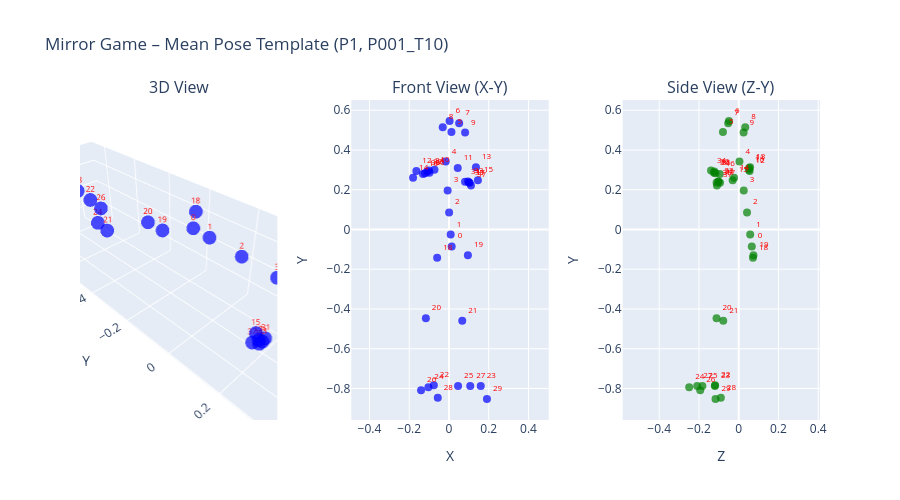

This figure's notebook cell:
### Markdown cell above
## Save Subset of Keypoints

### Code cell
import numpy as np
import pandas as pd
from pathlib import Path

from pose_dynamics.projects.mirror_game.pipeline import KEYPOINT_MAPPING
from pose_dynamics.viz.keypoint_viz import (
    plot_keypoints_interactive,
    plot_keypoints_with_indices_static,
)

# Local helper (since it's not in keypoint_viz)
def print_keypoint_table(mapping: dict):
    print("Index\tLabel")
    print("-" * 30)
    for idx in sorted(mapping.keys()):
        print(f"{idx:2d}\t{mapping[idx]}")

# ------------------------------------------------------------
# Use one representative trial to build a template pose
# ------------------------------------------------------------
(example_pair, example_trial), parties = next(iter(trial_groups.items()))
print(f"Using example: pair={example_pair}, trial={example_trial}")

# pick one party for visualization (P1)
fname, df_aligned, xyz_cols = parties["P2"]
print(f"P2 file: {fname}")
print(f"Aligned shape: {df_aligned.shape}")
print(f"#XYZ cols: {len(xyz_cols)}")

N_KEYPOINTS = 38
template = np.zeros((N_KEYPOINTS, 3), dtype=float)

for k in range(N_KEYPOINTS):
    template[k, 0] = df_aligned[f"x{k}"].mean()
    template[k, 1] = df_aligned[f"y{k}"].mean()
    template[k, 2] = df_aligned[f"z{k}"].mean()

print(f"\nTemplate pose shape: {template.shape} (n_keypoints, 3)")

print("\nKeypoint index → label mapping:")
print_keypoint_table(KEYPOINT_MAPPING)

print("\n" + "=" * 70)

# ------------------------------------------------------------
# Plot for presentation (raw-ish geometry, not z-scored)
# ------------------------------------------------------------
try:
    print("\nCreating interactive 3D visualization (hover to inspect indices/labels)...")
    fig = plot_keypoints_interactive(
        template,
        title=f"Mirror Game – Mean Pose Template (P1, {example_pair}_{example_trial})"
    )
except ImportError:
    print("\nplotly not available, using static matplotlib plot instead.")
    print("Install plotly for interactive plots: pip install plotly")
    plot_keypoints_with_indices_static(
        template,
        title=f"Mirror Game – Mean Pose Template (P1, {example_pair}_{example_trial})"
    )

### Figure 1 — Plotly figure (JSON) as saved in the notebook; plotly's stock layout.template omitted (floating-point values rounded to 4 significant figures)
{"data": [{"hoverinfo": "text", "hovertext": ["Index: 0<br>X: 0.014<br>Y: -0.085<br>Z: 0.066", "Index: 1<br>X: 0.009<br>Y: -0.025<br>Z: 0.058", "Index: 2<br>X: 0.001<br>Y: 0.086<br>Z: 0.042", "Index: 3<br>X: -0.007<br>Y: 0.197<br>Z: 0.025", "Index: 4<br>X: -0.016<br>Y: 0.342<br>Z: 0.004", "Index: 5<br>X: 0.012<br>Y: 0.491<br>Z: -0.079", "Index: 6<br>X: 0.003<br>Y: 0.546<br>Z: -0.049", "Index: 7<br>X: 0.051<br>Y: 0.535<br>Z: -0.053", "Index: 8<br>X: -0.031<br>Y: 0.514<br>Z: 0.033", "Index: 9<br>X: 0.081<br>Y: 0.487<br>Z: 0.025", "Index: 10<br>X: -0.073<br>Y: 0.301<br>Z: 0.051", "Index: 11<br>X: 0.044<br>Y: 0.309<br>Z: 0.052", "Index: 12<br>X: -0.164<br>Y: 0.294<br>Z: 0.055", "Index: 13<br>X: 0.135<br>Y: 0.313<br>Z: 0.057", "Index: 14<br>X: -0.181<br>Y: 0.261<br>Z: -0.023", "Index: 15<br>X: 0.145<br>Y: 0.247<br>Z: -0.030", "Index: 16<br>X: -0.131<br>Y: 0.279<br>Z: -0.095", "Index: 17<br>X: 0.104<br>Y: 0.235<br>Z: -0.094", "Index: 18<br>X: -0.060<br>Y: -0.143<br>Z: 0.072", "Index: 19<br>X: 0.095<br>Y: -0.130<br>Z: 0.074", "Index: 20<br>X: -0.116<br>Y: -0.446<br>Z: -0.111", "Index: 21<br>X: 0.067<br>Y: -0.460<br>Z: -0.078", "Index: 22<br>X: -0.076<br>Y: -0.784<br>Z: -0.119", "Index: 23<br>X: 0.160<br>Y: -0.788<br>Z: -0.120", "Index: 24<br>X: -0.104<br>Y: -0.794<br>Z: -0.249", "Index: 25<br>X: 0.046<br>Y: -0.788<br>Z: -0.183", "Index: 26<br>X: -0.140<br>Y: -0.809<br>Z: -0.194", "Index: 27<br>X: 0.107<br>Y: -0.787<br>Z: -0.209", "Index: 28<br>X: -0.056<br>Y: -0.847<br>Z: -0.090", "Index: 29<br>X: 0.191<br>Y: -0.853<br>Z: -0.117", "Index: 30<br>X: -0.098<br>Y: 0.285<br>Z: -0.125", "Index: 31<br>X: 0.081<br>Y: 0.240<br>Z: -0.102", "Index: 32<br>X: -0.109<br>Y: 0.291<br>Z: -0.123", "Index: 33<br>X: 0.096<br>Y: 0.242<br>Z: -0.102", "Index: 34<br>X: -0.101<br>Y: 0.297<br>Z: -0.139", "Index: 35<br>X: 0.100<br>Y: 0.236<br>Z: -0.111", "Index: 36<br>X: -0.120<br>Y: 0.283<br>Z: -0.117", "Index: 37<br>X: 0.111<br>Y: 0.221<br>Z: -0.110"], "marker": {"color": "blue", "opacity": 0.7, "size": 8}, "mode": "markers+text", "name": "Keypoints", "scene": "scene", "text": ["0", "1", "2", "3", "4", "5", "6", "7", "8", "9", "10", "11", "12", "13", "14", "15", "16", "17", "18", "19", "20", "21", "22", "23", "24", "25", "26", "27", "28", "29", "30", "31", "32", "33", "34", "35", "36", "37"], "textfont": {"color": "red", "size": 8}, "textposition": "top center", "type": "scatter3d", "x": [0.01355, 0.008535, 0.0006, -0.006753, -0.01631, 0.01241, 0.003014, 0.05122, -0.03147, 0.08101, -0.07305, 0.04397, -0.1641, 0.1355, -0.1807, 0.1454, -0.1307, 0.1042, -0.05951, 0.09518, -0.1164, 0.06675, -0.07617, 0.1598, -0.1038, 0.04563, -0.1404, 0.1069, -0.05643, 0.1909, -0.09825, 0.08076, -0.1091, 0.09612, -0.1009, 0.1002, -0.1205, 0.1106], "y": [-0.08512, -0.02544, 0.08566, 0.1966, 0.3417, 0.4905, 0.5458, 0.5345, 0.5138, 0.4875, 0.3007, 0.309, 0.2941, 0.313, 0.2606, 0.2474, 0.279, 0.235, -0.1428, -0.1295, -0.4465, -0.4597, -0.7839, -0.788, -0.7936, -0.788, -0.809, -0.7868, -0.8466, -0.8528, 0.2851, 0.24, 0.2913, 0.2417, 0.2965, 0.2359, 0.2827, 0.2215], "z": [0.06593, 0.05769, 0.04181, 0.02541, 0.003802, -0.07924, -0.04924, -0.05281, 0.03283, 0.02451, 0.05106, 0.05249, 0.05487, 0.05739, -0.02342, -0.03042, -0.09545, -0.09408, 0.07176, 0.07422, -0.1115, -0.07782, -0.1189, -0.1199, -0.2491, -0.1827, -0.1936, -0.209, -0.08987, -0.1167, -0.1247, -0.1023, -0.1229, -0.1016, -0.1393, -0.1113, -0.1167, -0.1095]}, {"hoverinfo": "text", "hovertext": ["Index: 0<br>X: 0.014<br>Y: -0.085<br>Z: 0.066", "Index: 1<br>X: 0.009<br>Y: -0.025<br>Z: 0.058", "Index: 2<br>X: 0.001<br>Y: 0.086<br>Z: 0.042", "Index: 3<br>X: -0.007<br>Y: 0.197<br>Z: 0.025", "Index: 4<br>X: -0.016<br>Y: 0.342<br>Z: 0.004", "Index: 5<br>X: 0.012<br>Y: 0.491<br>Z: -0.079", "Index: 6<br>X: 0.003<br>Y: 0.546<br>Z: -0.049", "Index: 7<br>X: 0.051<br>Y: 0.535<br>Z: -0.053", "Index: 8<br>X: -0.031<br>Y: 0.514<br>Z: 0.033", "Index: 9<br>X: 0.081<br>Y: 0.487<br>Z: 0.025", "Index: 10<br>X: -0.073<br>Y: 0.301<br>Z: 0.051", "Index: 11<br>X: 0.044<br>Y: 0.309<br>Z: 0.052", "Index: 12<br>X: -0.164<br>Y: 0.294<br>Z: 0.055", "Index: 13<br>X: 0.135<br>Y: 0.313<br>Z: 0.057", "Index: 14<br>X: -0.181<br>Y: 0.261<br>Z: -0.023", "Index: 15<br>X: 0.145<br>Y: 0.247<br>Z: -0.030", "Index: 16<br>X: -0.131<br>Y: 0.279<br>Z: -0.095", "Index: 17<br>X: 0.104<br>Y: 0.235<br>Z: -0.094", "Index: 18<br>X: -0.060<br>Y: -0.143<br>Z: 0.072", "Index: 19<br>X: 0.095<br>Y: -0.130<br>Z: 0.074", "Index: 20<br>X: -0.116<br>Y: -0.446<br>Z: -0.111", "Index: 21<br>X: 0.067<br>Y: -0.460<br>Z: -0.078", "Index: 22<br>X: -0.076<br>Y: -0.784<br>Z: -0.119", "Index: 23<br>X: 0.160<br>Y: -0.788<br>Z: -0.120", "Index: 24<br>X: -0.104<br>Y: -0.794<br>Z: -0.249", "Index: 25<br>X: 0.046<br>Y: -0.788<br>Z: -0.183", "Index: 26<br>X: -0.140<br>Y: -0.809<br>Z: -0.194", "Index: 27<br>X: 0.107<br>Y: -0.787<br>Z: -0.209", "Index: 28<br>X: -0.056<br>Y: -0.847<br>Z: -0.090", "Index: 29<br>X: 0.191<br>Y: -0.853<br>Z: -0.117", "Index: 30<br>X: -0.098<br>Y: 0.285<br>Z: -0.125", "Index: 31<br>X: 0.081<br>Y: 0.240<br>Z: -0.102", "Index: 32<br>X: -0.109<br>Y: 0.291<br>Z: -0.123", "Index: 33<br>X: 0.096<br>Y: 0.242<br>Z: -0.102", "Index: 34<br>X: -0.101<br>Y: 0.297<br>Z: -0.139", "Index: 35<br>X: 0.100<br>Y: 0.236<br>Z: -0.111", "Index: 36<br>X: -0.120<br>Y: 0.283<br>Z: -0.117", "Index: 37<br>X: 0.111<br>Y: 0.221<br>Z: -0.110"], "marker": {"color": "blue", "opacity": 0.7, "size": 8}, "mode": "markers+text", "name": "Front", "text": ["0", "1", "2", "3", "4", "5", "6", "7", "8", "9", "10", "11", "12", "13", "14", "15", "16", "17", "18", "19", "20", "21", "22", "23", "24", "25", "26", "27", "28", "29", "30", "31", "32", "33", "34", "35", "36", "37"], "textfont": {"color": "red", "size": 8}, "textposition": "top right", "type": "scatter", "x": [0.01355, 0.008535, 0.0006, -0.006753, -0.01631, 0.01241, 0.003014, 0.05122, -0.03147, 0.08101, -0.07305, 0.04397, -0.1641, 0.1355, -0.1807, 0.1454, -0.1307, 0.1042, -0.05951, 0.09518, -0.1164, 0.06675, -0.07617, 0.1598, -0.1038, 0.04563, -0.1404, 0.1069, -0.05643, 0.1909, -0.09825, 0.08076, -0.1091, 0.09612, -0.1009, 0.1002, -0.1205, 0.1106], "xaxis": "x", "y": [-0.08512, -0.02544, 0.08566, 0.1966, 0.3417, 0.4905, 0.5458, 0.5345, 0.5138, 0.4875, 0.3007, 0.309, 0.2941, 0.313, 0.2606, 0.2474, 0.279, 0.235, -0.1428, -0.1295, -0.4465, -0.4597, -0.7839, -0.788, -0.7936, -0.788, -0.809, -0.7868, -0.8466, -0.8528, 0.2851, 0.24, 0.2913, 0.2417, 0.2965, 0.2359, 0.2827, 0.2215], "yaxis": "y"}, {"hoverinfo": "text", "hovertext": ["Index: 0<br>X: 0.014<br>Y: -0.085<br>Z: 0.066", "Index: 1<br>X: 0.009<br>Y: -0.025<br>Z: 0.058", "Index: 2<br>X: 0.001<br>Y: 0.086<br>Z: 0.042", "Index: 3<br>X: -0.007<br>Y: 0.197<br>Z: 0.025", "Index: 4<br>X: -0.016<br>Y: 0.342<br>Z: 0.004", "Index: 5<br>X: 0.012<br>Y: 0.491<br>Z: -0.079", "Index: 6<br>X: 0.003<br>Y: 0.546<br>Z: -0.049", "Index: 7<br>X: 0.051<br>Y: 0.535<br>Z: -0.053", "Index: 8<br>X: -0.031<br>Y: 0.514<br>Z: 0.033", "Index: 9<br>X: 0.081<br>Y: 0.487<br>Z: 0.025", "Index: 10<br>X: -0.073<br>Y: 0.301<br>Z: 0.051", "Index: 11<br>X: 0.044<br>Y: 0.309<br>Z: 0.052", "Index: 12<br>X: -0.164<br>Y: 0.294<br>Z: 0.055", "Index: 13<br>X: 0.135<br>Y: 0.313<br>Z: 0.057", "Index: 14<br>X: -0.181<br>Y: 0.261<br>Z: -0.023", "Index: 15<br>X: 0.145<br>Y: 0.247<br>Z: -0.030", "Index: 16<br>X: -0.131<br>Y: 0.279<br>Z: -0.095", "Index: 17<br>X: 0.104<br>Y: 0.235<br>Z: -0.094", "Index: 18<br>X: -0.060<br>Y: -0.143<br>Z: 0.072", "Index: 19<br>X: 0.095<br>Y: -0.130<br>Z: 0.074", "Index: 20<br>X: -0.116<br>Y: -0.446<br>Z: -0.111", "Index: 21<br>X: 0.067<br>Y: -0.460<br>Z: -0.078", "Index: 22<br>X: -0.076<br>Y: -0.784<br>Z: -0.119", "Index: 23<br>X: 0.160<br>Y: -0.788<br>Z: -0.120", "Index: 24<br>X: -0.104<br>Y: -0.794<br>Z: -0.249", "Index: 25<br>X: 0.046<br>Y: -0.788<br>Z: -0.183", "Index: 26<br>X: -0.140<br>Y: -0.809<br>Z: -0.194", "Index: 27<br>X: 0.107<br>Y: -0.787<br>Z: -0.209", "Index: 28<br>X: -0.056<br>Y: -0.847<br>Z: -0.090", "Index: 29<br>X: 0.191<br>Y: -0.853<br>Z: -0.117", "Index: 30<br>X: -0.098<br>Y: 0.285<br>Z: -0.125", "Index: 31<br>X: 0.081<br>Y: 0.240<br>Z: -0.102", "Index: 32<br>X: -0.109<br>Y: 0.291<br>Z: -0.123", "Index: 33<br>X: 0.096<br>Y: 0.242<br>Z: -0.102", "Index: 34<br>X: -0.101<br>Y: 0.297<br>Z: -0.139", "Index: 35<br>X: 0.100<br>Y: 0.236<br>Z: -0.111", "Index: 36<br>X: -0.120<br>Y: 0.283<br>Z: -0.117", "Index: 37<br>X: 0.111<br>Y: 0.221<br>Z: -0.110"], "marker": {"color": "green", "opacity": 0.7, "size": 8}, "mode": "markers+text", "name": "Side", "text": ["0", "1", "2", "3", "4", "5", "6", "7", "8", "9", "10", "11", "12", "13", "14", "15", "16", "17", "18", "19", "20", "21", "22", "23", "24", "25", "26", "27", "28", "29", "30", "31", "32", "33", "34", "35", "36", "37"], "textfont": {"color": "red", "size": 8}, "textposition": "top right", "type": "scatter", "x": [0.06593, 0.05769, 0.04181, 0.02541, 0.003802, -0.07924, -0.04924, -0.05281, 0.03283, 0.02451, 0.05106, 0.05249, 0.05487, 0.05739, -0.02342, -0.03042, -0.09545, -0.09408, 0.07176, 0.07422, -0.1115, -0.07782, -0.1189, -0.1199, -0.2491, -0.1827, -0.1936, -0.209, -0.08987, -0.1167, -0.1247, -0.1023, -0.1229, -0.1016, -0.1393, -0.1113, -0.1167, -0.1095], "xaxis": "x2", "y": [-0.08512, -0.02544, 0.08566, 0.1966, 0.3417, 0.4905, 0.5458, 0.5345, 0.5138, 0.4875, 0.3007, 0.309, 0.2941, 0.313, 0.2606, 0.2474, 0.279, 0.235, -0.1428, -0.1295, -0.4465, -0.4597, -0.7839, -0.788, -0.7936, -0.788, -0.809, -0.7868, -0.8466, -0.8528, 0.2851, 0.24, 0.2913, 0.2417, 0.2965, 0.2359, 0.2827, 0.2215], "yaxis": "y2"}], "layout": {"annotations": [{"font": {"size": 16}, "showarrow": false, "text": "3D View", "x": 0.1333, "xanchor": "center", "xref": "paper", "y": 1, "yanchor": "bottom", "yref": "paper"}, {"font": {"size": 16}, "showarrow": false, "text": "Front View (X-Y)", "x": 0.5, "xanchor": "center", "xref": "paper", "y": 1, "yanchor": "bottom", "yref": "paper"}, {"font": {"size": 16}, "showarrow": false, "text": "Side View (Z-Y)", "x": 0.8667, "xanchor": "center", "xref": "paper", "y": 1, "yanchor": "bottom", "yref": "paper"}], "height": 500, "hovermode": "closest", "scene": {"aspectmode": "data", "domain": {"x": [0, 0.2667], "y": [0, 1]}, "xaxis": {"title": {"text": "X"}}, "yaxis": {"title": {"text": "Y"}}, "zaxis": {"title": {"text": "Z"}}}, "showlegend": false, "title": {"text": "Mirror Game – Mean Pose Template (P1, P001_T10)"}, "xaxis": {"anchor": "y", "domain": [0.3667, 0.6333], "scaleanchor": "y", "scaleratio": 1, "title": {"text": "X"}}, "xaxis2": {"anchor": "y2", "domain": [0.7333, 1], "scaleanchor": "y", "scaleratio": 1, "title": {"text": "Z"}}, "yaxis": {"anchor": "x", "domain": [0, 1], "title": {"text": "Y"}}, "yaxis2": {"anchor": "x2", "domain": [0, 1], "title": {"text": "Y"}}}}
